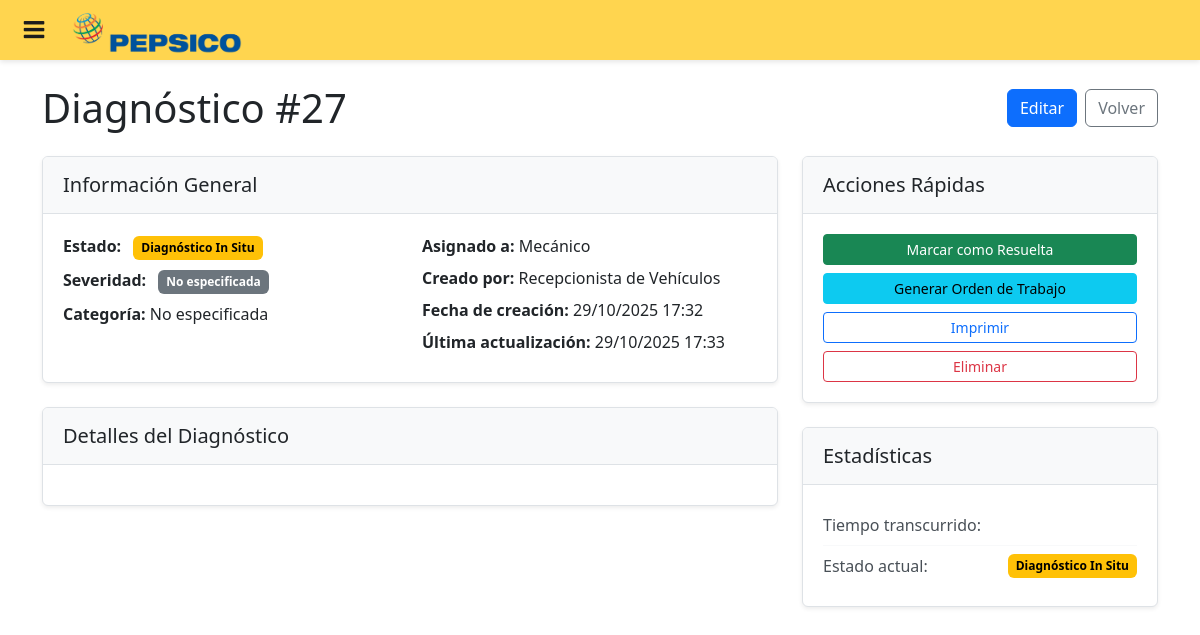
Screenshot of /diagnostics/27/ (signed in) with the database file from the repository.
### documents/models.py (models this page shows, shortened)
class Diagnostics(models.Model):
    DIAGNOSTIC_METHODS = [
        ('Visual', 'Visual'),
        ('Instrumentos', 'Con Instrumentos'),
        ('Prueba', 'Prueba de Funcionamiento'),
        ('Otro', 'Otro'),
    ]
    incidents = models.ManyToManyField(
        Incident, db_column='incident_ids', related_name='diagnostics', blank=True,
        help_text='Incidentes asociados a este diagnóstico')
    incident = models.ForeignKey(
        Incident, on_delete=models.CASCADE, db_column='incident_id', null=True, blank=True, related_name='legacy_diagnostics')
    severity = models.CharField(max_length=20, choices=Incident.SEVERITY_LEVELS, null=True, blank=True)
    category = models.CharField(max_length=50, choices=Incident.CATEGORIES, null=True, blank=True)
    symptoms = models.TextField(null=True, blank=True)
    possible_cause = models.TextField(null=True, blank=True)
    route = models.ForeignKey(
        Route, on_delete=models.SET_NULL, db_column='route_id', null=True, blank=True, related_name='diagnostics')
    status = models.CharField(max_length=30, choices=Incident.STATUS_CHOICES, default='Reportada')
    assigned_to = models.ForeignKey(
        FlotaUser, on_delete=models.SET_NULL, db_column='assigned_to_id', null=True, blank=True, related_name='assigned_diagnostics')
    resolved_at = models.DateTimeField(null=True, blank=True)
    resolution_notes = models.TextField(null=True, blank=True)
    estimated_resolution_time = models.CharField(max_length=50, null=True, blank=True)
    resolution_type = models.CharField(max_length=50, choices=Incident.RESOLUTION_TYPES, null=True, blank=True)
    auto_resolved = models.BooleanField(default=False)
    resolution_source = models.CharField(max_length=50, choices=Incident.RESOLUTION_SOURCES, null=True, blank=True)
    affects_operation = models.BooleanField(default=False)
    follow_up_required = models.BooleanField(default=False)
    related_schedule = models.ForeignKey(
        MaintenanceSchedule, on_delete=models.SET_NULL, db_column='related_schedule_id', null=True, blank=True, related_name='diagnostics')
    related_ingreso = models.ForeignKey(
        Ingreso, on_delete=models.SET_NULL, db_column='related_ingreso_id', null=True, blank=True, related_name='diagnostics')
    related_work_order = models.ForeignKey(
        WorkOrder, on_delete=models.SET_NULL, db_column='related_work_order_id', null=True, blank=True, related_name='diagnostics')
    diagnostic_started_at = models.DateTimeField(null=True, blank=True)
    diagnostic_completed_at = models.DateTimeField(null=True, blank=True)
    diagnostic_by = models.ForeignKey(
        FlotaUser, on_delete=models.SET_NULL, db_column='diagnostic_by_id', null=True, blank=True, related_name='diagnosed_incidents')
    diagnostic_method = models.CharField(max_length=50, choices=DIAGNOSTIC_METHODS, null=True, blank=True)
    parts_needed = models.TextField(null=True, blank=True)
    estimated_cost = models.DecimalField(max_digits=10, decimal_places=2, null=True, blank=True)
    photos_taken = models.BooleanField(default=False)
    requires_specialist = models.BooleanField(default=False)
    environmental_conditions = models.CharField(max_length=200, null=True, blank=True)
    location = models.CharField(max_length=200, null=True, blank=True, help_text='Ubicación donde se realizó el diagnóstico (para diagnósticos in situ)')
    diagnostics_created_at = models.DateTimeField(auto_now_add=True)
    diagnostics_updated_at = models.DateTimeField(auto_now=True)
    diagnostics_created_by = models.ForeignKey(
        FlotaUser, on_delete=models.SET_NULL, db_column='diagnostics_created_by_id', null=True, blank=True, related_name='created_diagnostics')
    diagnostics_updated_by = models.ForeignKey(
        FlotaUser, on_delete=models.SET_NULL, db_column='diagnostics_updated_by_id', null=True, blank=True, related_name='updated_diagnostics')
    class Meta:
        db_table = 'Diagnostics'

class FlotaUser(models.Model):
    id_user = models.AutoField(primary_key=True)
    user = models.OneToOneField(User, on_delete=models.CASCADE, related_name='flotauser')
    name = models.CharField(max_length=100)
    role = models.ForeignKey(
        Role, on_delete=models.CASCADE, db_column='role_id')
    patent = models.ForeignKey(
        Vehicle, on_delete=models.CASCADE, db_column='patent')
    status = models.ForeignKey(
        UserStatus, on_delete=models.CASCADE, db_column='status_id')
    observations = models.TextField()
    gpid = models.CharField(max_length=20)
    class Meta:
        db_table = 'FlotaUsers'

### diagnostics/views.py (the view)
# urls.py: path('<int:diagnostic_id>/', views.diagnostics_detail, name='diagnostics_detail'),
@login_required
def diagnostics_detail(request, diagnostic_id):
    diagnostic = get_object_or_404(
        Diagnostics.objects.select_related(
            'incident', 'incident__vehicle', 'assigned_to',
            'route', 'related_schedule', 'related_ingreso', 'related_work_order',
            'diagnostics_created_by'
        ).prefetch_related(
            'incidents', 'incidents__vehicle', 'incidents__reported_by'
        ),
        id=diagnostic_id
    )
    if hasattr(request.user, 'flotauser'):
        user_role = request.user.flotauser.role.name
        can_view = False
        if user_role in ['Supervisor', 'Jefe de Flota']:
            can_view = True
        elif user_role == 'Jefe de taller':
            can_view = True
        elif user_role == 'Mecánico':
            can_view = diagnostic.assigned_to == request.user.flotauser
        elif user_role == 'Recepcionista de Vehículos':
            can_view = diagnostic.diagnostics_created_by == request.user.flotauser
        else:
            can_view = (
                (diagnostic.incident and diagnostic.incident.reported_by == request.user.flotauser) or
                any(incident.reported_by == request.user.flotauser for incident in diagnostic.incidents.all())
            )
        if not can_view:
            messages.error(request, 'No tienes permisos para ver este diagnóstico.')
            return redirect('diagnostics:diagnostics_list')
    incidents = []
    if diagnostic.incident:
        incidents.append(diagnostic.incident)
    incidents.extend(list(diagnostic.incidents.all()))
    context = {
        'diagnostic': diagnostic,
        'incidents': incidents,
    }
    return render(request, 'diagnostics/diagnostics_detail.html', context)

### diagnostics/templates/diagnostics/diagnostics_detail.html (shortened to what this page needs)
{% extends 'base.html' %}
{% load static %}
{% block static %}
<link rel="stylesheet" href="{% static 'diagnostics/css/diagnostics_detail.css' %}">
{% endblock %}
{% block content %}
<div class="container mt-4">
  <div class="row">
    <div class="col-12">
      <div class="d-flex justify-content-between align-items-center mb-4">
        <div>
          <h1 class="mb-0">
             Diagnóstico #{{ diagnostic.id }}
          </h1>
        </div>
        <div class="d-flex gap-2">
          {% if user.flotauser.role.name in 'Supervisor,Jefe de Flota' or diagnostic.assigned_to == user.flotauser %}
            <a href="{% url 'diagnostics:diagnostics_update' diagnostic.id %}" class="btn btn-primary">
               Editar
            </a>
          {% endif %}
          <a href="{% url 'diagnostics:diagnostics_list' %}" class="btn btn-outline-secondary">
             Volver
          </a>
        </div>
      </div>
      <div class="row">
        <div class="col-lg-8">
          <div class="card mb-4">
            <div class="card-header">
              <h5 class="mb-0">
                 Información General
              </h5>
            </div>
            <div class="card-body">
              <div class="row">
                <div class="col-md-6">
                  <p class="mb-2">
                    <strong>Estado:</strong>
                    <span class="badge bg-{% if diagnostic.status == 'Resuelta' %}success{% elif diagnostic.status == 'Diagnostico_In_Situ' %}warning{% elif diagnostic.status == 'OT_Generada' %}info{% else %}secondary{% endif %} ms-2">
                      {{ diagnostic.get_status_display }}
                    </span>
                  </p>
                  <p class="mb-2">
                    <strong>Severidad:</strong>
                    <span class="badge bg-{% if diagnostic.severity == 'Critica' %}danger{% elif diagnostic.severity == 'Alta' %}warning{% elif diagnostic.severity == 'Media' %}info{% else %}secondary{% endif %} ms-2">
                      {{ diagnostic.get_severity_display|default:"No especificada" }}
                    </span>
                  </p>
                  <p class="mb-2">
                    <strong>Categoría:</strong> {{ diagnostic.get_category_display|default:"No especificada" }}
                  </p>
                </div>
                <div class="col-md-6">
                  <p class="mb-2">
                    <strong>Asignado a:</strong>
                    {% if diagnostic.assigned_to %}
                      {{ diagnostic.assigned_to.name }}
                    {% else %}
                      <span class="text-muted">No asignado</span>
                    {% endif %}
                  </p>
                  <p class="mb-2">
                    <strong>Creado por:</strong>
                    {% if diagnostic.diagnostics_created_by %}
                      {{ diagnostic.diagnostics_created_by.name }}
                    {% else %}
                      <span class="text-muted">Desconocido</span>
                    {% endif %}
                  </p>
                  <p class="mb-2">
                    <strong>Fecha de creación:</strong> {{ diagnostic.diagnostics_created_at|date:"d/m/Y H:i" }}
                  </p>
                  {% if diagnostic.diagnostics_updated_at and diagnostic.diagnostics_updated_at != diagnostic.diagnostics_created_at %}
                    <p class="mb-2">
                      <strong>Última actualización:</strong> {{ diagnostic.diagnostics_updated_at|date:"d/m/Y H:i" }}
                    </p>
                  {% endif %}
                </div>
              </div>
            </div>
          </div>
          <div class="card mb-4">
            <div class="card-header">
              <h5 class="mb-0">
                 Detalles del Diagnóstico
              </h5>
            </div>
            <div class="card-body">
            </div>
          </div>
        </div>
        <div class="col-lg-4">
          <div class="card mb-4">
            <div class="card-header">
              <h5 class="mb-0">
                 Acciones Rápidas
              </h5>
            </div>
            <div class="card-body">
              {% if user.flotauser.role.name in 'Supervisor,Jefe de Flota' or diagnostic.assigned_to == user.flotauser %}
                {% if diagnostic.status != 'Resuelta' %}
                  <button class="btn btn-success btn-sm w-100 mb-2" onclick="markAsResolved({{ diagnostic.id }})">
                     Marcar como Resuelta
                  </button>
                {% endif %}
                {% if diagnostic.status == 'Diagnostico_In_Situ' %}
                  <button class="btn btn-info btn-sm w-100 mb-2" onclick="generateWorkOrder({{ diagnostic.id }})">
                     Generar Orden de Trabajo
                  </button>
                {% endif %}
              {% endif %}
              <button class="btn btn-outline-primary btn-sm w-100 mb-2" onclick="printDiagnostic()">
                 Imprimir
              </button>
              {% if user.flotauser.role.name in 'Supervisor,Jefe de Flota' %}
                <button class="btn btn-outline-danger btn-sm w-100" onclick="deleteDiagnostic({{ diagnostic.id }})">
                   Eliminar
                </button>
              {% endif %}
            </div>
          </div>
          <div class="card">
            <div class="card-header">
              <h5 class="mb-0">
                 Estadísticas
              </h5>
            </div>
            <div class="card-body">
              <div class="stat-item">
                <span class="stat-label">Tiempo transcurrido:</span>
              </div>
              <div class="stat-item">
                <span class="stat-label">Estado actual:</span>
                <span class="stat-value badge bg-{% if diagnostic.status == 'Resuelta' %}success{% elif diagnostic.status == 'Diagnostico_In_Situ' %}warning{% elif diagnostic.status == 'OT_Generada' %}info{% else %}secondary{% endif %}">{{ diagnostic.get_status_display }}</span>
              </div>
            </div>
          </div>
        </div>
      </div>
    </div>
  </div>
</div>
{% endblock %}

### documents/static/documents/Css/pag-inicio.css (style rules this page uses)
* { box-sizing: border-box; }
body { margin: 0; background: #fff; position: relative; font-family: system-ui, Arial; padding-top: 3.75rem; }

### diagnostics/static/diagnostics/css/diagnostics_detail.css (style rules this page uses)
.card { border: 1px solid #dee2e6; border-radius: 0.375rem; box-shadow: 0 0.125rem 0.25rem rgba(0, 0, 0, 0.075); }
.card-header { background-color: #f8f9fa; border-bottom: 1px solid #dee2e6; padding: 1rem 1.25rem; }
.card-body { padding: 1.25rem; }
.badge { font-size: 0.75rem; padding: 0.375rem 0.5rem; }
.badge.bg-warning { background-color: #ffc107 !important; color: #000; }
.badge.bg-secondary { background-color: #6c757d !important; }
.stat-item { display: flex; justify-content: space-between; align-items: center; padding: 0.5rem 0; border-bottom: 1px solid #f8f9fa; }
.stat-item:last-child { border-bottom: none; }
.stat-label { font-weight: 500; color: #495057; }
.stat-value { font-weight: 600; color: #212529; }

### rows the page displays
Diagnostics: id "27", status "Diagnóstico In Situ", severity "No especificada", category "No especificada", assigned_to.name "Mecánico", diagnostics_created_by.name "Recepcionista de Vehículos", diagnostics_created_at "29/10/2025 17:32", diagnostics_updated_at "29/10/2025 17:33"
